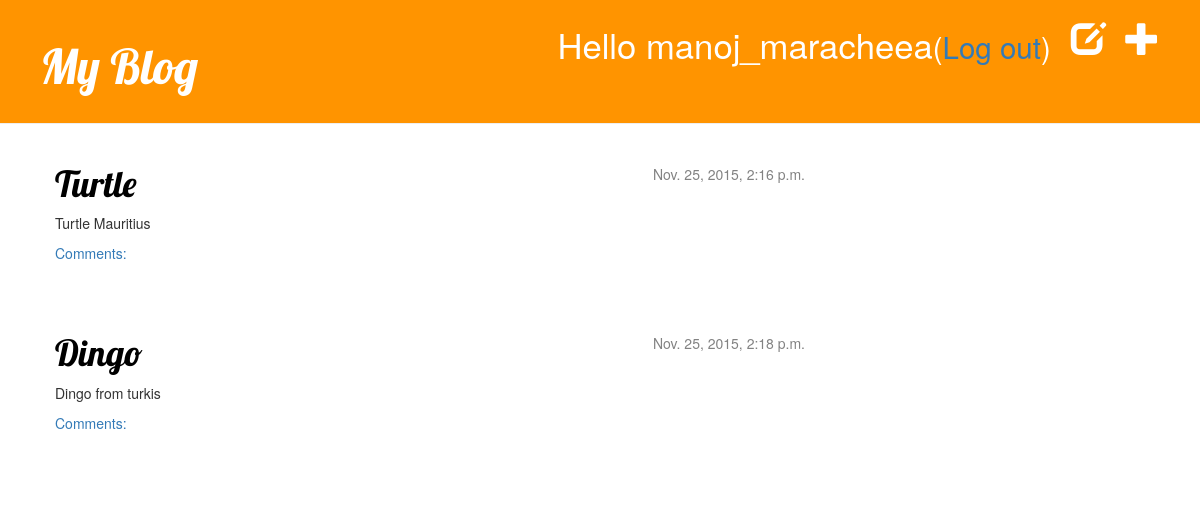
Before: / (signed in) with the older database file.
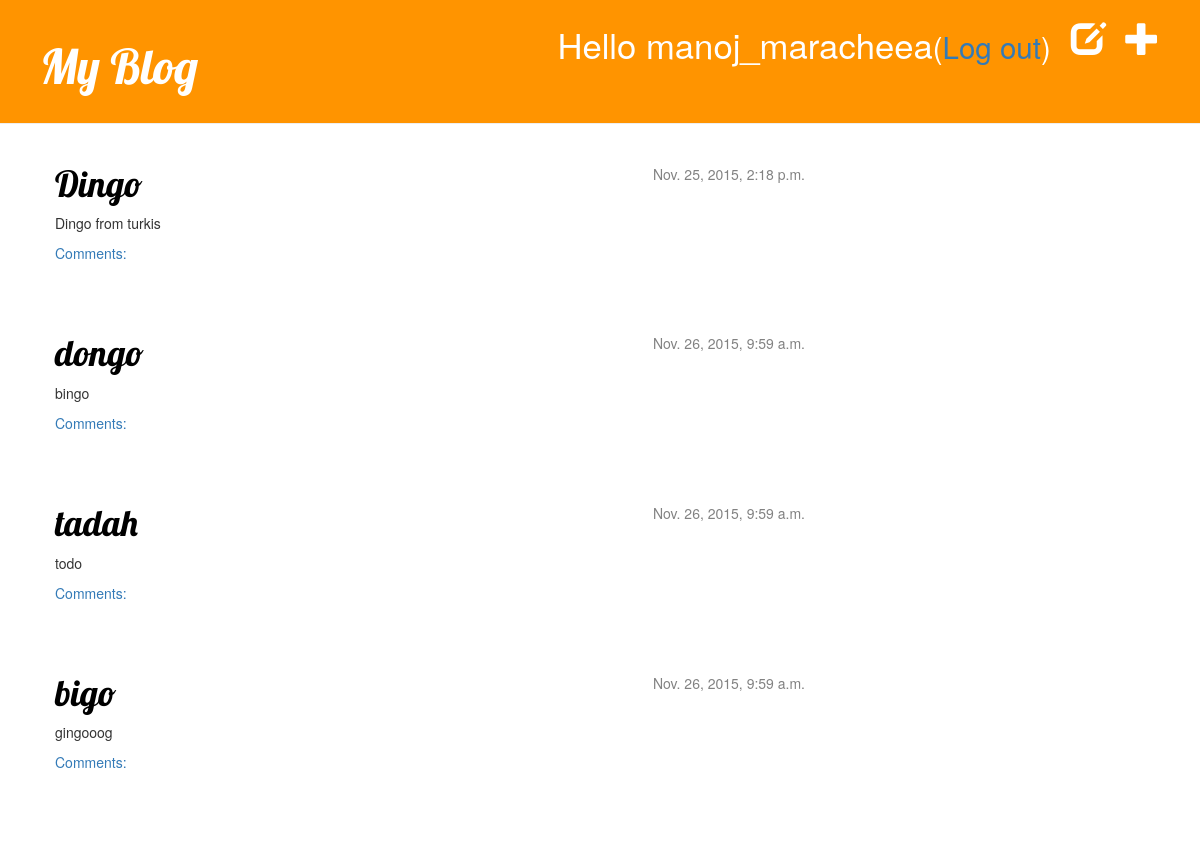
After: the same page with the newer database file.
### blog/models.py (models this page shows, shortened)
class Post(models.Model):
    author = models.ForeignKey('auth.User')
    title = models.CharField(max_length=200)
    text = models.TextField()
    created_date = models.DateTimeField(default = timezone.now)
    published_date = models.DateTimeField(blank = True, null=True)

### blog/views.py (the view)
# urls.py: url(r'^$', views.post_list, name='post_list'),
@login_required
def post_list(request):
    posts = Post.objects.filter(published_date__lte=timezone.now()).order_by('published_date')
    return render(request, 'blog/post_list.html',{'posts':posts})

### blog/templates/blog/post_list.html
{% extends 'blog/base.html' %}
{% block content %}
    {% for post in posts %}
            <div class="post">
                <div class="date">
                    {{ post.published_date }}
                </div>
                <h1><a href="{% url 'post_detail' pk=post.pk %}">{{ post.title }}</a></h1>
                <p>{{ post.text|linebreaks }}</p>
                <a href="{% url "blog.views.post_detail" pk=post.pk %}">Comments: {{ postapproved_comments.count }}</a>
            </div>
    {% endfor %}
{% endblock content %}

Changed rows visible on the page:
no longer on this page (row edited): Post: published_date "Nov. 25, 2015, 2:16 p.m.", title "Turtle", text "Turtle Mauritius"
added Post: published_date "Nov. 26, 2015, 9:59 a.m.", title "dongo", text "bingo"
added Post: published_date "Nov. 26, 2015, 9:59 a.m.", title "tadah", text "todo"
added Post: published_date "Nov. 26, 2015, 9:59 a.m.", title "bigo", text "gingooog"
